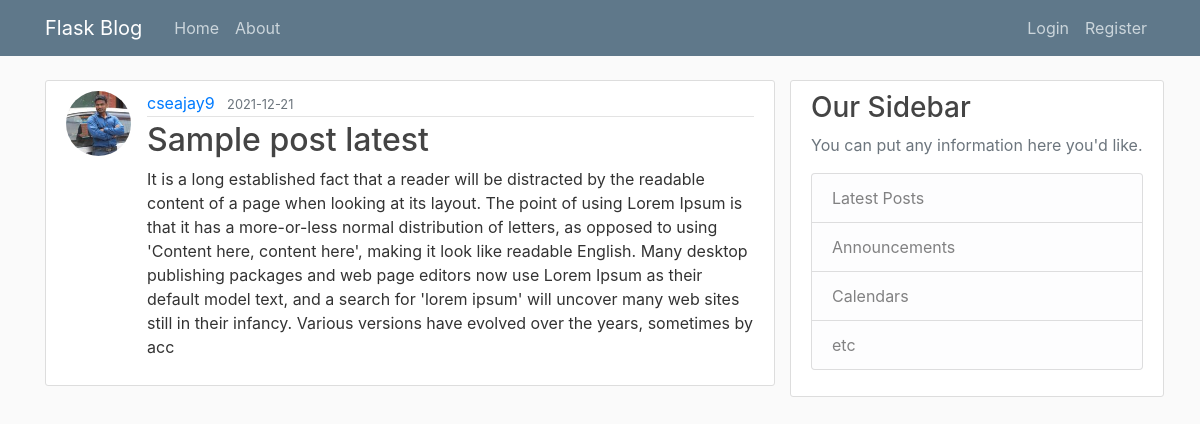
The app's page /post/17 with its own data.
### flaskblog/models.py (models this page shows, shortened)
class User(db.Model, UserMixin):
    id = db.Column(db.Integer, primary_key=True)
    username = db.Column(db.String(20), unique=True, nullable=False)
    email = db.Column(db.String(120), unique=True, nullable=False)
    image_file = db.Column(db.String(20), nullable=False, default='default.jpg')
    password = db.Column(db.String(60), nullable=False)
    posts = db.relationship('Post', backref='author', lazy=True)

class Post(db.Model):
    id = db.Column(db.Integer, primary_key=True)
    title = db.Column(db.String(100), nullable=False)
    date_posted = db.Column(db.DateTime, nullable=False, default =datetime.utcnow)
    content = db.Column(db.Text, nullable=False)
    user_id = db.Column(db.Integer, db.ForeignKey('user.id'), nullable=False)

### flaskblog/posts/routes.py (the view)
@posts.route("/post/<int:post_id>")
def post(post_id):
    post = Post.query.get_or_404(post_id)
    return render_template('post.html', title=post.title, post=post)

### flaskblog/templates/post.html (shortened to what this page needs)
{% extends "layout.html" %}
{% block content%}
    <article class="media content-section">
          <img class="rounded-circle article-img" src=" {{ url_for('static', filename='profile_pics/' + post.author.image_file) }}" alt="">
          <div class="media-body">
            <div class="article-metadata">
              <a class="mr-2" href="{{ url_for('users.user_posts', username=post.author.username) }}">{{ post.author.username }}</a>
              <small class="text-muted">{{ post.date_posted.strftime('%Y-%m-%d') }}</small>
            </div>
            <h2 class="article-title">{{ post.title }}</h2>
            <p class="article-content">{{ post.content }}</p>
          </div>
    </article>
{% endblock content %}

### flaskblog/static/main.css (style rules this page uses)
body { background: #fafafa; color: #333333; margin-top: 5rem; }
h1, h2, h3, h4, h5, h6 { color: #444444; }
.content-section { background: #ffffff; padding: 10px 20px; border: 1px solid #dddddd; border-radius: 3px; margin-bottom: 20px; }
.article-title { color: #444444; }
.article-content { white-space: pre-line; }
.article-img { height: 65px; width: 65px; margin-right: 16px; }
.article-metadata { padding-bottom: 1px; margin-bottom: 4px; border-bottom: 1px solid #e3e3e3 }

### records on screen
User: image_file (picture), author.username "cseajay9"
Post: date_posted "2021-12-21", title "Sample post latest", content "It is a long established fact that a reader will be distracted by the readable content of a page when looking at its layout. The point of using Lorem Ipsum is that it has a more-or-less normal distribution of letters, as opposed to using 'Content here, content here', making it look like readable English. Many desktop publishing packages and web page editors now use Lorem Ipsum as their default model text, and a search for 'lorem ipsum' will uncover many web sites still in their infancy. Various versions have evolved over the years, sometimes by acc"
